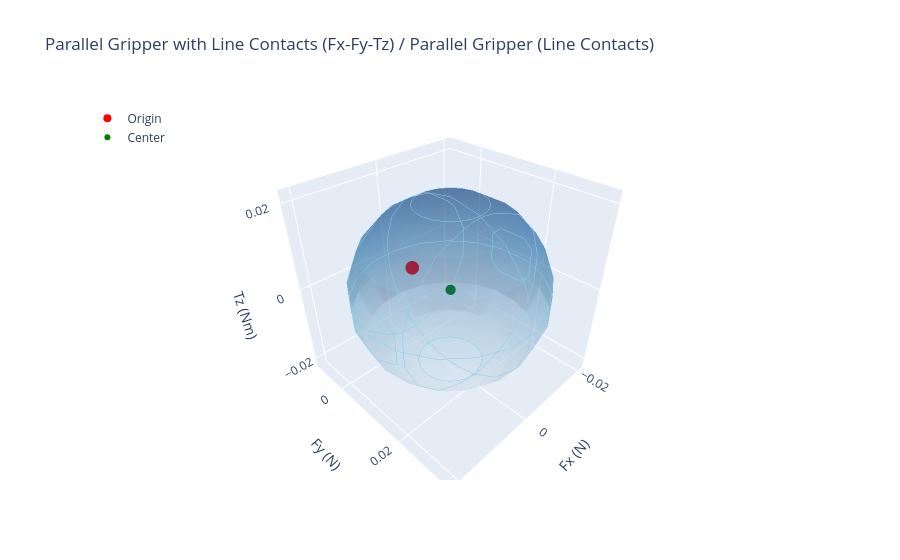

Notebook code for this chart:
### Code cell
#2 Finger Symmetric / Contact line
# Function to compute wrench
def wrench(pos, force):
    return np.concatenate([force, np.cross(pos, force)])

# Friction coefficient
mu = 0.5

# --- Parallel Gripper with Line Contacts (4 contact points) ---
# Right finger: two points
contact1_pos = np.array([1, 0.05, 0])  # Right face, top
contact2_pos = np.array([1, -0.05, 0]) # Right face, bottom
# Left finger: two points
contact3_pos = np.array([-1, 0.05, 0]) # Left face, top
contact4_pos = np.array([-1, -0.05, 0])# Left face, bottom

# Normals (inward)
normal1 = np.array([-1, 0, 0])  # Right finger, top
normal2 = np.array([-1, 0, 0])  # Right finger, bottom
normal3 = np.array([1, 0, 0])   # Left finger, top
normal4 = np.array([1, 0, 0])   # Left finger, bottom

# Tangents (z and y directions for friction cone)
tangent1_a = np.array([0, 0, 1]); tangent1_b = np.array([0, 1, 0])
tangent2_a = np.array([0, 0, 1]); tangent2_b = np.array([0, 1, 0])
tangent3_a = np.array([0, 0, 1]); tangent3_b = np.array([0, 1, 0])
tangent4_a = np.array([0, 0, 1]); tangent4_b = np.array([0, 1, 0])

# Friction cone forces
f1_n = normal1; f1_t1 = normal1 + mu * tangent1_a; f1_t2 = normal1 + mu * tangent1_b
f2_n = normal2; f2_t1 = normal2 + mu * tangent2_a; f2_t2 = normal2 + mu * tangent2_b
f3_n = normal3; f3_t1 = normal3 + mu * tangent3_a; f3_t2 = normal3 + mu * tangent3_b
f4_n = normal4; f4_t1 = normal4 + mu * tangent4_a; f4_t2 = normal4 + mu * tangent4_b

# Normalize
for f in [f1_t1, f1_t2, f2_t1, f2_t2, f3_t1, f3_t2, f4_t1, f4_t2]:
    f /= np.linalg.norm(f)

# Wrenches
w1_n = wrench(contact1_pos, f1_n); w1_t1 = wrench(contact1_pos, f1_t1); w1_t2 = wrench(contact1_pos, f1_t2)
w2_n = wrench(contact2_pos, f2_n); w2_t1 = wrench(contact2_pos, f2_t1); w2_t2 = wrench(contact2_pos, f2_t2)
w3_n = wrench(contact3_pos, f3_n); w3_t1 = wrench(contact3_pos, f3_t1); w3_t2 = wrench(contact3_pos, f3_t2)
w4_n = wrench(contact4_pos, f4_n); w4_t1 = wrench(contact4_pos, f4_t1); w4_t2 = wrench(contact4_pos, f4_t2)

# Grasp matrix (6 x 12, 3 wrenches per contact, 4 contacts)
G = np.column_stack([w1_n, w1_t1, w1_t2, w2_n, w2_t1, w2_t2, w3_n, w3_t1, w3_t2, w4_n, w4_t1, w4_t2])
G_size = G.shape[1]
# Compute GWS vertices
vertices = [G @ coeffs for coeffs in np.eye(G_size)] + [G @ np.ones(G_size), G @ -np.ones(G_size)]
vertices = np.array(vertices)

try:
    hull = ConvexHull(vertices)
except:
    print("Convex hull computation failed. Using vertices as-is.")
    hull = None

# Quality metric - Largest inscribed ball
w = cp.Variable(6)
r = cp.Variable()
f = cp.Variable(G_size)
constraints = [w == G @ f, cp.norm(f, 1) <= 1, f >= 0]
if hull:
    for simplex in hull.equations:
        normal, offset = simplex[:-1], simplex[-1]
        constraints.append(cp.sum(normal @ w) + r * cp.norm(normal, 2) <= -offset)
problem = cp.Problem(cp.Maximize(r), constraints)
problem.solve()
quality = problem.value if problem.status == cp.OPTIMAL else 0
print(f"Parallel Gripper Quality (Line Contacts): {quality:.4f} N or Nm (Status: {problem.status})")
if quality > 0:
    print(f"Center of largest inscribed ball: {w.value}")

# Interactive 3D Plot with Plotly (Fx-Fy-Tz projection)
fig = go.Figure()

# GWS vertices
#fig.add_trace(go.Scatter3d(
 #   x=vertices[:, 0], y=vertices[:, 1], z=vertices[:, 5],
  #  mode='markers',
  #  marker=dict(size=3, color='blue', opacity=0.6),
  #  name='GWS Vertices'
#))

# Origin
fig.add_trace(go.Scatter3d(
    x=[0], y=[0], z=[0],
    mode='markers',
    marker=dict(size=8, color='red'),
    name='Origin'
))

# Center and sphere (if quality > 0)
if quality > 0:
    fig.add_trace(go.Scatter3d(
        x=[w.value[0]], y=[w.value[1]], z=[w.value[5]],
        mode='markers',
        marker=dict(size=6, color='green'),
        name='Center'
    ))
    u, v = np.mgrid[0:2*np.pi:20j, 0:np.pi:10j]
    x = quality * np.cos(u) * np.sin(v) + w.value[0]
    y = quality * np.sin(u) * np.sin(v) + w.value[1]
    z = quality * np.cos(v) + w.value[5]
    fig.add_trace(go.Surface(
        x=x, y=y, z=z,
        opacity=0.4,
        colorscale='Blues',
        showscale=False,
        name=f'Largest Minimum Wrench ({quality:.4f} N or Nm)',
        contours=dict(
            x=dict(show=True, color='skyblue', width=1),
            y=dict(show=True, color='skyblue', width=1),
            z=dict(show=True, color='skyblue', width=1)
        )
    ))

# Layout
fig.update_layout(
    title='Parallel Gripper with Line Contacts (Fx-Fy-Tz) / Parallel Gripper (Line Contacts)',
    scene=dict(
        xaxis_title='Fx (N)',
        yaxis_title='Fy (N)',
        zaxis_title='Tz (Nm)',
        aspectmode='cube'
    ),
    legend=dict(yanchor="top", y=0.99, xanchor="left", x=0.01)
)

fig.show()

### Figure 1 — Plotly figure (JSON) as saved in the notebook; plotly's stock layout.template omitted (floating-point values rounded to 4 significant figures; data arrays with more than 128 entries replaced by an {"elided": "..."} marker saying what was removed)
{"data": [{"marker": {"color": "red", "size": 8}, "mode": "markers", "name": "Origin", "type": "scatter3d", "x": [0], "y": [0], "z": [0]}, {"marker": {"color": "green", "size": 6}, "mode": "markers", "name": "Center", "type": "scatter3d", "x": [7.548e-10], "y": [0.01226], "z": [-4.447e-12]}, {"colorscale": [[0, "rgb(247,251,255)"], [0.125, "rgb(222,235,247)"], [0.25, "rgb(198,219,239)"], [0.375, "rgb(158,202,225)"], [0.5, "rgb(107,174,214)"], [0.625, "rgb(66,146,198)"], [0.75, "rgb(33,113,181)"], [0.875, "rgb(8,81,156)"], [1, "rgb(8,48,107)"]], "contours": {"x": {"color": "skyblue", "show": true, "width": 1}, "y": {"color": "skyblue", "show": true, "width": 1}, "z": {"color": "skyblue", "show": true, "width": 1}}, "name": "Largest Minimum Wrench (0.0214 N or Nm)", "opacity": 0.4, "showscale": false, "type": "surface", "x": {"elided": "20x10 float values"}, "y": {"elided": "20x10 float values"}, "z": {"elided": "20x10 float values"}}], "layout": {"legend": {"x": 0.01, "xanchor": "left", "y": 0.99, "yanchor": "top"}, "scene": {"aspectmode": "cube", "xaxis": {"title": {"text": "Fx (N)"}}, "yaxis": {"title": {"text": "Fy (N)"}}, "zaxis": {"title": {"text": "Tz (Nm)"}}}, "title": {"text": "Parallel Gripper with Line Contacts (Fx-Fy-Tz) / Parallel Gripper (Line Contacts)"}}}
